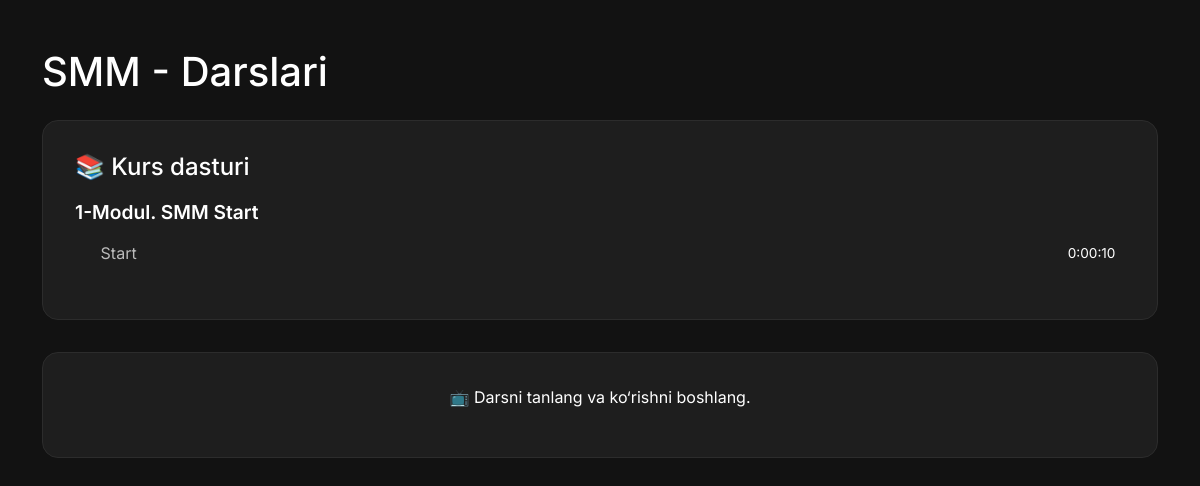
Page /course/course/smm/video/ (signed in) on the committed database.
### course/models.py (models this page shows, shortened)
class Course(models.Model):
    title = models.CharField(max_length=255)
    image = models.ImageField(upload_to='images/', blank=True, null=True)
    students = models.PositiveIntegerField(default=0)
    duration = models.DurationField(default=timedelta())
    description = models.TextField(blank=True, null=True)
    rating = models.FloatField(default=0.0)
    num_reviews = models.PositiveIntegerField(default=0)
    price = models.DecimalField(max_digits=6, decimal_places=2)
    category = models.ForeignKey(Category, on_delete=models.CASCADE, related_name='courses', default=1)
    slug = models.SlugField(unique=True, null=True, blank=True)
    lesson_count = models.PositiveIntegerField(default=0)
    module_count = models.PositiveIntegerField(default=0)
    def update_course_info(self):
        self.lesson_count = sum(module.lessons.count() for module in self.modules.all())
        self.module_count = self.modules.count()
        total_duration = timedelta()
        for module in self.modules.all():
            for lesson in module.lessons.all():
                if lesson.duration:
                    total_duration += lesson.duration
        self.duration = total_duration
        self.save(update_fields=['duration', 'lesson_count', 'module_count'])

class Module(models.Model):
    course = models.ForeignKey('Course', on_delete=models.CASCADE, related_name='modules')
    title = models.CharField(max_length=255)

class Lesson(models.Model):
    module = models.ForeignKey('Module', on_delete=models.CASCADE, related_name='lessons')
    title = models.CharField(max_length=200)
    video = models.FileField(upload_to='videos/')
    duration = models.DurationField(blank=True, null=True)

### course/views.py (the view)
# urls.py: path('course/<slug:slug>/video/', CourseVideoView.as_view(), name='course_video'),
class CourseVideoView(LoginRequiredMixin, DetailView):
    model = Course
    template_name = 'course/course_video.html'
    context_object_name = 'course'
    login_url = '/users/login/'
    def get_object(self):
        obj = super().get_object()
        obj.update_course_info()
        return obj
    def get_context_data(self, **kwargs):
        context = super().get_context_data(**kwargs)
        context['modules'] = self.object.modules.prefetch_related('lessons')
        lesson_id = self.request.GET.get('lesson')
        if lesson_id:
            context['selected_lesson'] = get_object_or_404(Lesson, id=lesson_id)
        return context

### course/templates/course/course_video.html (shortened to what this page needs)
{% load static %}
<!DOCTYPE html>
<html lang="uz">
<head>
    <link href="https://cdn.jsdelivr.net/npm/bootstrap@5.3.0/dist/css/bootstrap.min.css" rel="stylesheet">
</head>
<body>
<div class="container my-5">
    <h1 class="mb-4">{{ course.title }} - Darslari</h1>
    <div class="card-dark">
        <h4 class="mb-3">📚 Kurs dasturi</h4>
        {% for module in modules %}
            <div class="module-title">{{ forloop.counter }}-Modul. {{ module.title }}</div>
            <ul class="list-unstyled ms-3">
                {% for lesson in module.lessons.all %}
                    <li>
                        <a href="?lesson={{ lesson.id }}"
                           class="lesson-link {% if selected_lesson.id == lesson.id %}active{% endif %}">
                            <span>{{ lesson.title }}</span>
                            <span class="duration-info">
                                    {{ lesson.duration }}
                            </span>
                        </a>
                    </li>
                {% endfor %}
            </ul>
        {% endfor %}
    </div>
    {% if selected_lesson %}
        <div class="card-dark">
            <h5>{{ selected_lesson.title }}</h5>
            <video controls>
                <source src="{{ selected_lesson.video.url }}" type="video/mp4">
                Video yuklanmadi
            </video>
        </div>
    {% else %}
        <div class="card-dark text-center text-muted">
            <p style="color: white;">📺 Darsni tanlang va ko‘rishni boshlang.</p>
        </div>
    {% endif %}
</div>
</body>
</html>

### course/templates/course/course_video.html (style rules this page uses)
body { background-color: #121212; color: #fff; font-family: 'Inter', sans-serif; }
.card-dark { background-color: #1e1e1e; border: 1px solid #2c2c2c; border-radius: 16px; padding: 2rem; margin-bottom: 2rem; }
.module-title { font-weight: 600; font-size: 1.2rem; margin-top: 1rem; margin-bottom: 0.5rem; }
.lesson-link { color: #bbb; text-decoration: none; display: flex; justify-content: space-between; align-items: center; padding: 0.4rem 0.6rem; border-radius: 6px; }
.duration-info { font-size: 0.85rem; color: #ffffff; white-space: nowrap; }

### rows in the picture
Course: title "SMM"
Module: title "SMM Start"
Lesson: title "Start", duration "0:00:10"
